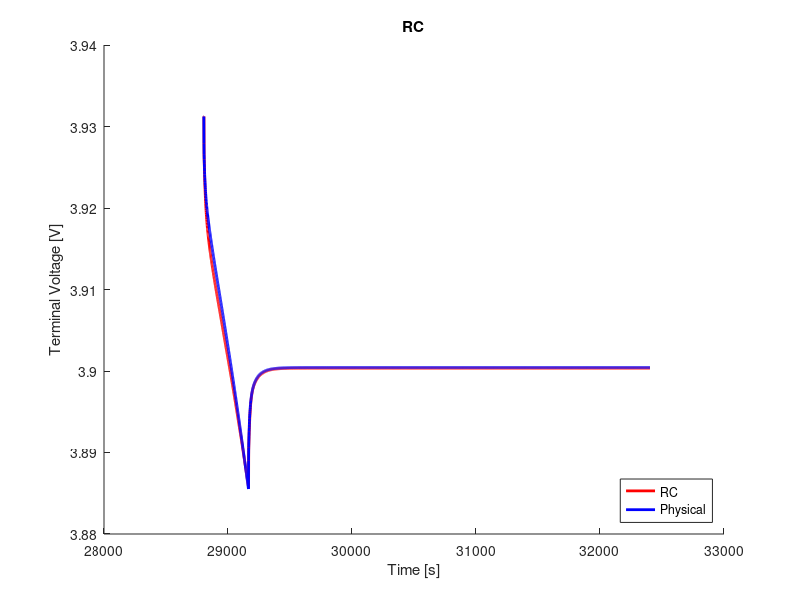

Here is the MATLAB script that generated this plot:
clear;
clc;
close all;

%% load data
load('ocv_final.mat');
time_ocv = time;
load('pulse_0_5_c_8.mat');
load('rc2_cf_0_5_c.mat');

%% voltage limitations
v_max = 4.4;                                    % cut-over voltage
v_min = 3.0;                                    % cut-off voltage

%% resample ocv and soc
t1 = time_ocv(1);
t2 = time_ocv(end);
dt = 1;                                         % sample time
t = (t1:dt:t2) - t1;

ocv = interp1(time_ocv, ocv, t1:dt:t2);
soc = interp1(time_ocv, soc, t1:dt:t2);

s = length(time);

%% variables
Q = 16.8;
eta = 1.0;                                  % coulombic efficiency

n = 2;                                      % number of rc links
i_r = zeros(n, 1);
v_c = zeros(n, 1);
flag = 1;

%% compute soc
ind_init = soc(interp1(ocv, 1:length(ocv), V_batt_time(1), 'nearest'))
ind_init = interp1(soc, 1:length(soc), ind_init, 'nearest');
v_t(1) = ocv(ind_init);
z0 = soc(ind_init);
z = z0 - dt/(Q*3600)*eta*cumsum(I(1:end));

% manual fit
p = 9;
r0 = r0_cf(p);
r1 = r1_cf(p);
r2 = r2_cf(p);
% r3 = r3_cf(p);
c1 = c1_cf(p);
c2 = c2_cf(p);
% c3 = c3_cf(p);

r = [r1; r2];
c = [c1; c2];

%% compute terminal voltage
for j = 1:n
    f(j) = exp(-dt/(r(j)*c(j)));
end
for k = 1:s-1
    if flag == 1
        i_r(:, k+1) = diag(f)*i_r(:, k) + (1-f')*I(k);
        v_c(:, k) = i_r(:, k).*r;
        ind = interp1(soc, 1:length(soc), z(k), 'nearest');
        v_t(k+1) = ocv(ind) - sum(v_c(:, k)) - I(k).*r0;
        if v_t(k) < v_min
            fprintf('Reached lower voltage limit.');
            flag = 0;
        end
        if v_t(k) > v_max
            fprintf('Reached upper voltage limit.');
            flag = 0;
        end 
    end
end

%% compute rms error
v_t = reshape(v_t, size(V_batt_time));
rmse = 1000*sqrt(mean((V_batt_time - v_t).^2))     % [mV]

%% plot
figure(1);
hold on;
plot(time, v_t, 'r', 'LineWidth', 2)
hold on;
plot(time, V_batt_time, 'b', 'LineWidth', 2)
xlabel('Time [s]')
ylabel('Terminal Voltage [V]')
title('RC')
legend('RC', 'Physical', 'location', 'southeast')
